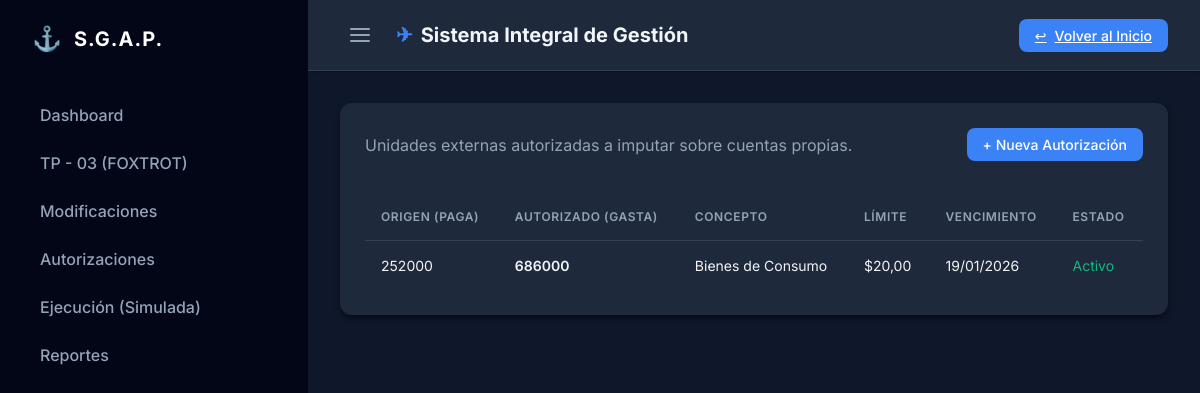
The page /finance/autorizaciones/ (signed in) on the database as committed earlier.
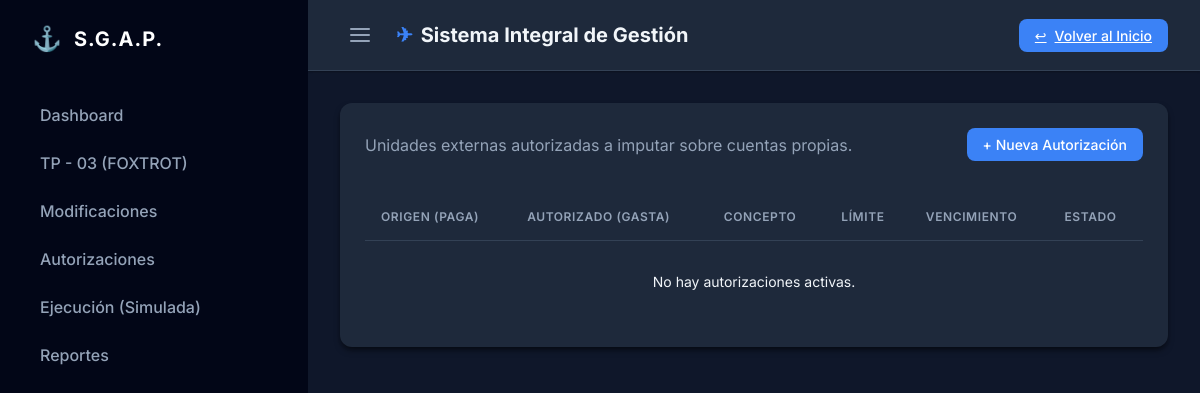
The same page on the database as committed later.
### finance/models.py (models this page shows, shortened)
class AutorizacionCargo(models.Model):
    unidad_origen = models.ForeignKey(UnidadComponente, on_delete=models.PROTECT, related_name="cargos_autorizados")
    unidad_autorizada = models.ForeignKey(UnidadComponente, on_delete=models.PROTECT, related_name="cargos_recibidos")
    clasificador = models.ForeignKey(ClasificadorGasto, on_delete=models.PROTECT)
    monto_maximo = models.DecimalField(max_digits=12, decimal_places=2)
    vencimiento = models.DateField()
    activo = models.BooleanField(default=True)

### core/models.py (models this page shows, shortened)
class UnidadComponente(models.Model):
    nombre = models.CharField(max_length=255)
    codigo = models.CharField(max_length=50) # Removed unique=True to allow shared budget codes
    sigla = models.CharField(max_length=20, unique=True, null=True) # Added Sigla as unique identifier
    es_ejecutora = models.BooleanField(default=False, help_text="Solo UU.CC. del Plan Bienal pueden ejecutar gasto")

class ClasificadorGasto(models.Model):
    NIVEL_CHOICES = (
        (1, "Inciso"),
        (2, "Partida Principal"),
        (3, "Partida Parcial"),
        (4, "Partida Subparcial"),
    )
    codigo = models.CharField(max_length=50)
    descripcion = models.CharField(max_length=255)
    nivel = models.IntegerField(choices=NIVEL_CHOICES)
    padre = models.ForeignKey("self", null=True, blank=True, on_delete=models.CASCADE, related_name="hijos")

### finance/views.py (the view)
# urls.py: path('autorizaciones/', views.lista_autorizaciones, name='lista_autorizaciones'),
@login_required
def lista_autorizaciones(request):
    autorizaciones = AutorizacionCargo.objects.filter(activo=True)
    return render(request, 'finance/lista_autorizaciones.html', {'autorizaciones': autorizaciones})

### finance/templates/finance/lista_autorizaciones.html (shortened to what this page needs)
{% extends 'base.html' %}
{% block content %}
<div class="card">
    <div style="display: flex; justify-content: space-between; align-items: center; margin-bottom: 2rem;">
        <p style="margin: 0; color: var(--text-muted);">Unidades externas autorizadas a imputar sobre cuentas propias.
        </p>
        <a href="{% url 'finance:nueva_autorizacion' %}" class="btn btn-primary">+ Nueva Autorización</a>
    </div>
    <table>
        <thead>
            <tr>
                <th>Origen (Paga)</th>
                <th>Autorizado (Gasta)</th>
                <th>Concepto</th>
                <th>Límite</th>
                <th>Vencimiento</th>
                <th>Estado</th>
            </tr>
        </thead>
        <tbody>
            {% for a in autorizaciones %}
            <tr>
                <td>{{ a.unidad_origen.codigo }}</td>
                <td>
                    <span style="font-weight: 600; color: var(--accent);">{{ a.unidad_autorizada.codigo }}</span>
                </td>
                <td>{{ a.clasificador.descripcion }}</td>
                <td>${{ a.monto_maximo }}</td>
                <td>{{ a.vencimiento|date:"d/m/Y" }}</td>
                <td>
                    {% if a.activo %}
                    <span style="color: var(--success);">Activo</span>
                    {% else %}
                    <span style="color: var(--text-muted);">Inactivo</span>
                    {% endif %}
                </td>
            </tr>
            {% empty %}
            <tr>
                <td colspan="6" style="text-align: center; padding: 2rem;">No hay autorizaciones activas.</td>
            </tr>
            {% endfor %}
        </tbody>
    </table>
</div>
{% endblock %}

Rows that differ between the two databases and show on the page:
removed AutorizacionCargo: unidad_origen.codigo "252000", unidad_autorizada.codigo "686000", clasificador.descripcion "Bienes de Consumo", monto_maximo "20,00", vencimiento "19/01/2026", activo "Activo"
Other text that changed with them:
text now shown: "No hay autorizaciones activas."
